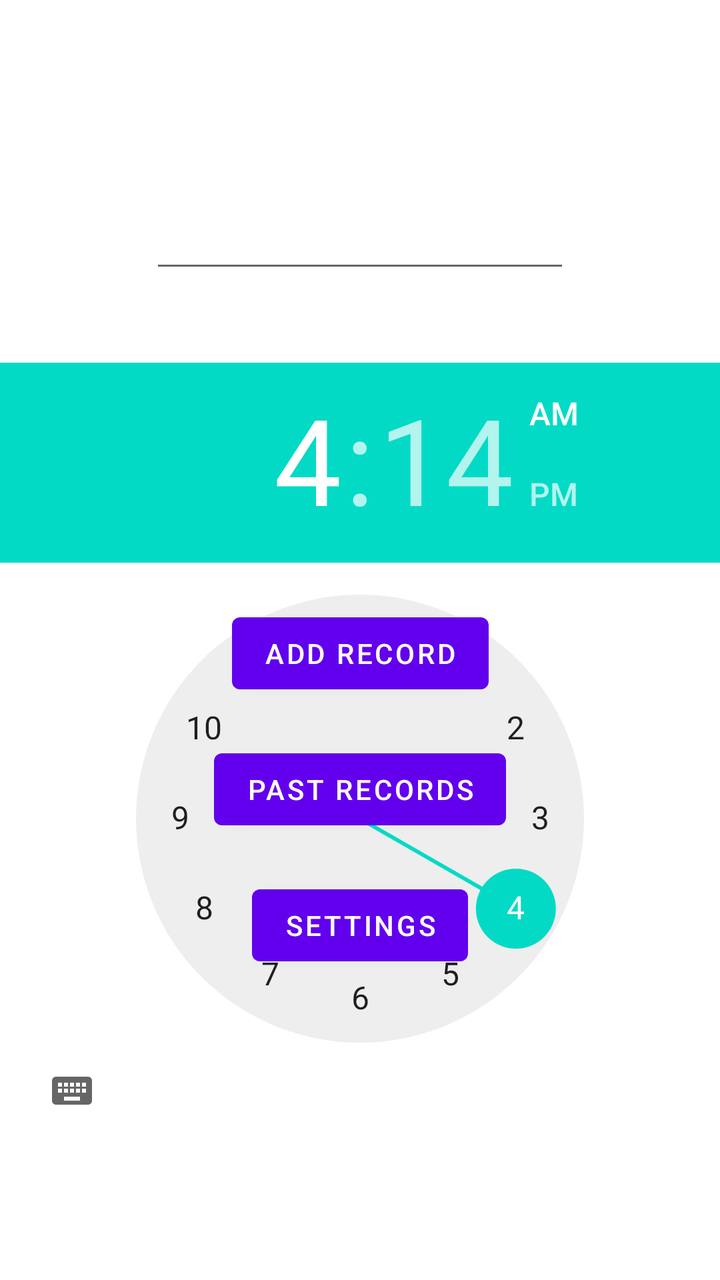
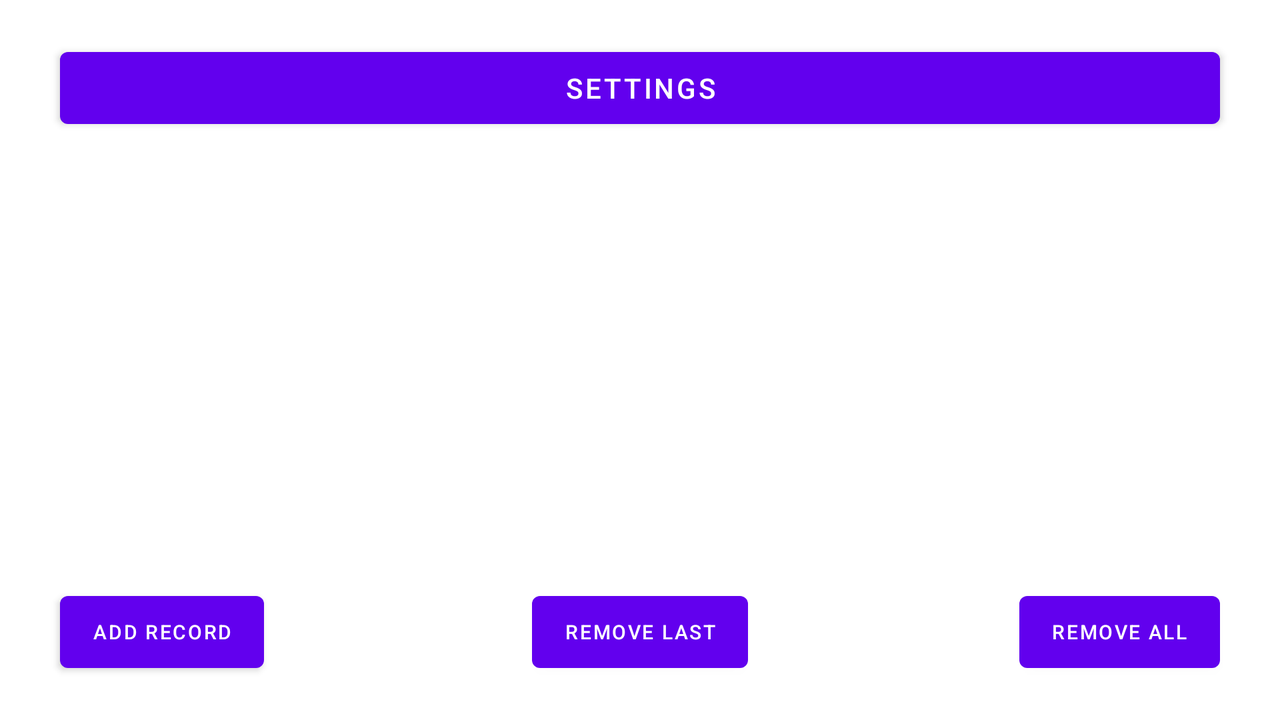

The same Android screen from two of the app's own layout files: first res/layout/ as a phone draws it, then the repository's variant for another configuration, drawn on a device whose configuration selects that folder. Both files follow.
<!-- AndroidManifest.xml: application theme Theme.INFO6124Project1 -->
<!-- res/layout/activity_main.xml -->
<?xml version="1.0" encoding="utf-8"?>
<androidx.constraintlayout.widget.ConstraintLayout xmlns:android="http://schemas.android.com/apk/res/android"
    xmlns:app="http://schemas.android.com/apk/res-auto"
    xmlns:tools="http://schemas.android.com/tools"
    android:layout_width="match_parent"
    android:layout_height="match_parent"
    tools:context=".MainActivity">

    <Button
        android:id="@+id/addRecordButton"
        android:layout_width="wrap_content"
        android:layout_height="wrap_content"
        android:layout_marginTop="80dp"
        android:text="Add Record"
        app:layout_constraintEnd_toEndOf="parent"
        app:layout_constraintStart_toStartOf="parent"
        app:layout_constraintTop_toBottomOf="@+id/editTextTime" />

    <Button
        android:id="@+id/pastRecordsButton"
        android:layout_width="wrap_content"
        android:layout_height="wrap_content"
        android:layout_marginTop="20dp"
        android:text="Past Records"
        app:layout_constraintEnd_toEndOf="parent"
        app:layout_constraintStart_toStartOf="parent"
        app:layout_constraintTop_toBottomOf="@+id/addRecordButton" />

    <Button
        android:id="@+id/settingsButton"
        android:layout_width="wrap_content"
        android:layout_height="wrap_content"
        android:layout_marginTop="20dp"
        android:text="Settings"
        app:layout_constraintEnd_toEndOf="parent"
        app:layout_constraintStart_toStartOf="parent"
        app:layout_constraintTop_toBottomOf="@+id/pastRecordsButton" />

    <EditText
        android:id="@+id/editTextDate"
        android:layout_width="wrap_content"
        android:layout_height="wrap_content"
        android:layout_marginTop="100dp"
        android:ems="10"
        android:inputType="date"
        app:layout_constraintEnd_toEndOf="parent"
        app:layout_constraintStart_toStartOf="parent"
        app:layout_constraintTop_toTopOf="parent" />

    <EditText
        android:id="@+id/editTextTime"
        android:layout_width="wrap_content"
        android:layout_height="wrap_content"
        android:layout_marginTop="40dp"
        android:ems="10"
        android:inputType="time"
        app:layout_constraintEnd_toEndOf="parent"
        app:layout_constraintStart_toStartOf="parent"
        app:layout_constraintTop_toBottomOf="@+id/editTextDate" />

    <TimePicker
        android:id="@+id/timePicker1"
        android:layout_width="wrap_content"
        android:layout_height="wrap_content"
        android:layout_centerHorizontal="true"
        android:layout_marginTop="40dp"
        android:timePickerMode="clock"
        android:ems="10"
        android:inputType="time"
        app:layout_constraintEnd_toEndOf="parent"
        app:layout_constraintStart_toStartOf="parent"
        app:layout_constraintTop_toBottomOf="@+id/editTextDate"/>

</androidx.constraintlayout.widget.ConstraintLayout>
<!-- resources referenced by this layout -->
<resources>
  <style name="Theme.INFO6124Project1" parent="Theme.MaterialComponents.DayNight.DarkActionBar">
          
          <item name="colorPrimary">@color/purple_500</item>
          <item name="colorPrimaryVariant">@color/purple_700</item>
          <item name="colorOnPrimary">@color/white</item>
          
          <item name="colorSecondary">@color/teal_200</item>
          <item name="colorSecondaryVariant">@color/teal_700</item>
          <item name="colorOnSecondary">@color/black</item>
          
          <item name="android:statusBarColor" tools:targetApi="l">?attr/colorPrimaryVariant</item>
          
      </style>
</resources>
<!-- res/layout-land/activity_main.xml (the repository's variant of the layout above) -->
<!-- drawn on the phone turned sideways -->
<?xml version="1.0" encoding="utf-8"?>
<androidx.constraintlayout.widget.ConstraintLayout xmlns:android="http://schemas.android.com/apk/res/android"
    xmlns:app="http://schemas.android.com/apk/res-auto"
    xmlns:tools="http://schemas.android.com/tools"
    android:layout_width="match_parent"
    android:layout_height="match_parent"
    tools:context=".MainActivity">

    <androidx.recyclerview.widget.RecyclerView
        android:id="@+id/recordsRecyclerView"
        android:layout_width="0dp"
        android:layout_height="200dp"
        android:layout_marginStart="20dp"
        android:layout_marginTop="20dp"
        android:layout_marginEnd="20dp"
        app:layout_constraintEnd_toEndOf="parent"
        app:layout_constraintStart_toStartOf="parent"
        app:layout_constraintTop_toBottomOf="@+id/settingsButton" />

    <Button
        android:id="@+id/settingsButton"
        android:layout_width="0dp"
        android:layout_height="wrap_content"
        android:layout_marginStart="30dp"
        android:layout_marginTop="20dp"
        android:layout_marginEnd="30dp"
        android:text="@string/settings"
        app:layout_constraintEnd_toEndOf="parent"
        app:layout_constraintStart_toStartOf="parent"
        app:layout_constraintTop_toTopOf="parent" />

    <Button
        android:id="@+id/removeLastButton"
        android:layout_width="wrap_content"
        android:layout_height="wrap_content"
        android:layout_marginBottom="20dp"
        android:text="@string/remove_last"
        android:textSize="10sp"
        app:layout_constraintBottom_toBottomOf="parent"
        app:layout_constraintEnd_toEndOf="parent"
        app:layout_constraintStart_toStartOf="parent" />

    <Button
        android:id="@+id/removeAllButton"
        android:layout_width="0dp"
        android:layout_height="wrap_content"
        android:layout_marginEnd="30dp"
        android:layout_marginBottom="20dp"
        android:text="@string/remove_all"
        android:textSize="10sp"
        app:layout_constraintBottom_toBottomOf="parent"
        app:layout_constraintEnd_toEndOf="parent" />

    <Button
        android:id="@+id/addRecordButton"
        android:layout_width="wrap_content"
        android:layout_height="wrap_content"
        android:layout_marginStart="30dp"
        android:layout_marginBottom="20dp"
        android:text="@string/add_record"
        android:textSize="10sp"
        app:layout_constraintBottom_toBottomOf="parent"
        app:layout_constraintStart_toStartOf="parent" />


</androidx.constraintlayout.widget.ConstraintLayout>
<!-- resources referenced by the variant -->
<!-- as the phone turned sideways resolves them -->
<resources>
  <string name="add_record">Add Record</string>
  <string name="remove_all">Remove All</string>
  <string name="remove_last">Remove Last</string>
  <string name="settings">Settings</string>
  <style name="Theme.INFO6124Project1" parent="Theme.MaterialComponents.DayNight.DarkActionBar">
          
          <item name="colorPrimary">@color/purple_500</item>
          <item name="colorPrimaryVariant">@color/purple_700</item>
          <item name="colorOnPrimary">@color/white</item>
          
          <item name="colorSecondary">@color/teal_200</item>
          <item name="colorSecondaryVariant">@color/teal_700</item>
          <item name="colorOnSecondary">@color/black</item>
          
          <item name="android:statusBarColor" tools:targetApi="l">?attr/colorPrimaryVariant</item>
          
      </style>
</resources>
